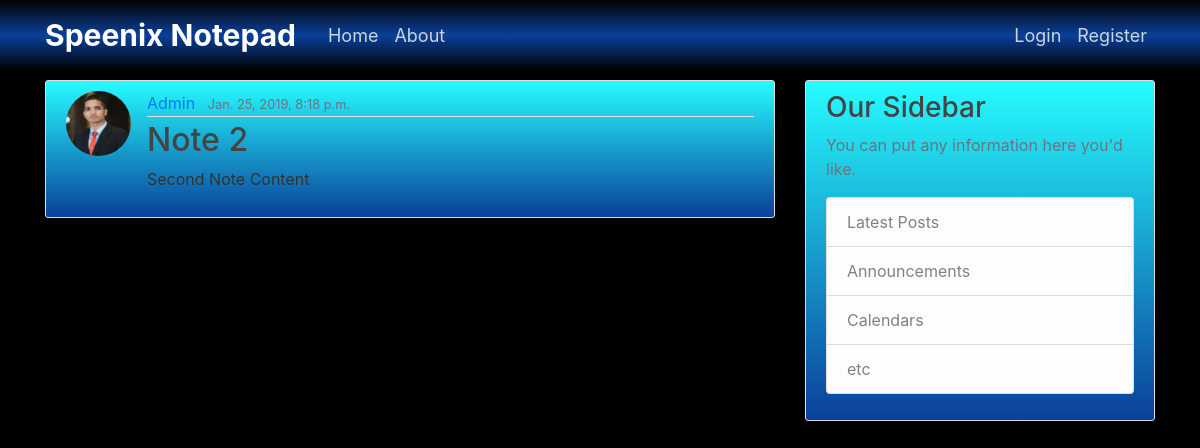
The app's page /post/2/ with its own data.
### notepad/models.py (models this page shows, shortened)
class Post(models.Model):
	title = models.CharField(max_length=100)
	content = models.TextField()
	image = models.FileField(null=True, blank=True)
	date_posted = models.DateTimeField(default=timezone.now)
	author =models.ForeignKey(User, on_delete=models.CASCADE)

### users/models.py (models this page shows, shortened)
class Profile(models.Model):
    user = models.OneToOneField(User, on_delete=models.CASCADE)
    image = models.ImageField(default='default.jpg', upload_to='profile_pics')

### notepad/views.py (the view)
# urls.py: path('post/<int:pk>/', PostDetailView.as_view(), name='post-detail'),
class PostDetailView(DetailView):
    model = Post

### notepad/templates/notepad/post_detail.html (shortened to what this page needs)
{% extends "notepad/base.html" %}
{% block content %}
		<article class="media content-section">
        <img class="rounded-circle article-img" src="{{ object.author.profile.image.url }}">
        <div class="media-body">
            <div class="article-metadata">
              <a class="mr-2" href="{% url 'profile' %}">{{ object.author }}</a>
              <small class="text-muted">{{ object.date_posted }}</small>
            </div>
            <h2 class="article-title">{{ object.title }}</h2>
            <p class="article-content">{{ object.content }}</p>
        </div>
    </article>
{% endblock %}

### notepad/static/notepad/main.css (style rules this page uses)
h1, h2, h3, h4, h5, h6 { color: #444444; }
.content-section { background: linear-gradient(#26fcff,#0A409A); padding: 10px 20px; border: 1px solid #dddddd; border-radius: 3px; margin-bottom: 20px; }
.article-title { color: #444444; }
.article-content { white-space: pre-line; }
.article-img { height: 65px; width: 65px; margin-right: 16px; }
.article-metadata { padding-bottom: 1px; margin-bottom: 4px; border-bottom: 1px solid #e3e3e3 }

### records on screen
Post: author.profile.image (picture), author "Admin", date_posted "Jan. 25, 2019, 8:18 p.m.", title "Note 2", content "Second Note Content"
